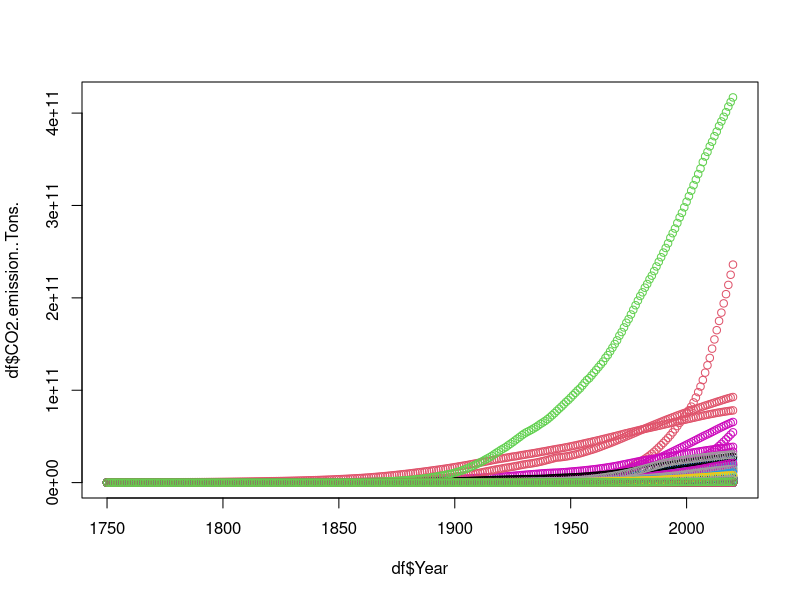
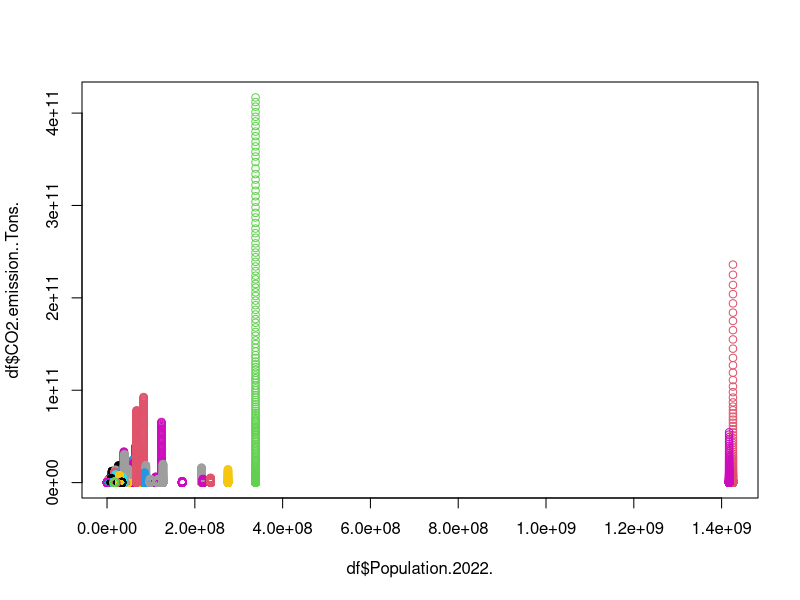

These figures' R source, in order: (Note: a time limit stopped this script after it produced the figures.)
## ---- chunk 1
library(e1071)
library(MASS)
df <- read.csv("CO2_cleaned_restructured.csv")
str(df)
## ---- chunk 2
df <- df[,c("Country","Year","Population.2022.","Area","Density.km2.","CO2.emission..Tons.")]
str(df)
## ---- chunk 3
df$Density.km2. <- as.numeric(gsub("([0-9]+).*$", "\\1", df$Density.km2.))
df$Country <- factor(df$Country)
## ---- chunk 4
plot(df$Year,df$CO2.emission..Tons.,col=df$Country)
## ---- chunk 5
plot(df$Population.2022.,df$CO2.emission..Tons.,col=df$Country)
## ---- chunk 6
set.seed(1234)
spec <- c(train=.6, test=.2, validate=.2)
i <- sample(cut(1:nrow(df),
                nrow(df)*cumsum(c(0,spec)), labels=names(spec)))
train <- df[i=="train",]
test <- df[i=="test",]
vald <- df[i=="validate",]
## ---- chunk 7
lm1 <- lm(CO2.emission..Tons.~.,data=train)
pred <- predict(lm1, newdata=test)
cor_lm1 <- cor(pred,test$CO2.emission..Tons.)
mse_lm1 <- mean((pred-test$CO2.emission..Tons.)^2)
print(paste("Correlation: ", cor_lm1))
print(paste("MSE: ", mse_lm1))
## ---- chunk 8
svm1 <- svm(CO2.emission..Tons.~., data=train, kernel="linear", cost=10, scale=TRUE)
summary(svm1)
## ---- chunk 9
pred <- predict(svm1, newdata=test)
cor_svm1 <- cor(pred, test$CO2.emission..Tons.)
mse_svm1 <- mean((pred-test$CO2.emission..Tons.)^2)
print(paste("Correlation: ", cor_svm1))
print(paste("MSE: ", mse_svm1))
## ---- chunk 10
tune_svm1 <- tune(svm, CO2.emission..Tons.~., data=vald, kernel="linear", ranges=list(cost=c(0.001,0.01,0.1,1,5,10,100)))
summary(tune_svm1)
## ---- chunk 11
tune_svm2 <- tune(svm, CO2.emission..Tons.~., data=vald, kernel="polynomial", ranges=list(cost=c(0.001,0.01,0.1,1,5,10,100)))
summary(tune_svm2)
## ---- chunk 12
tune_svm3 <- tune(svm, CO2.emission..Tons.~., data=vald, kernel="radial", ranges=list(cost=c(0.001,0.01,0.1,1,5,10,100)))
summary(tune_svm3)
